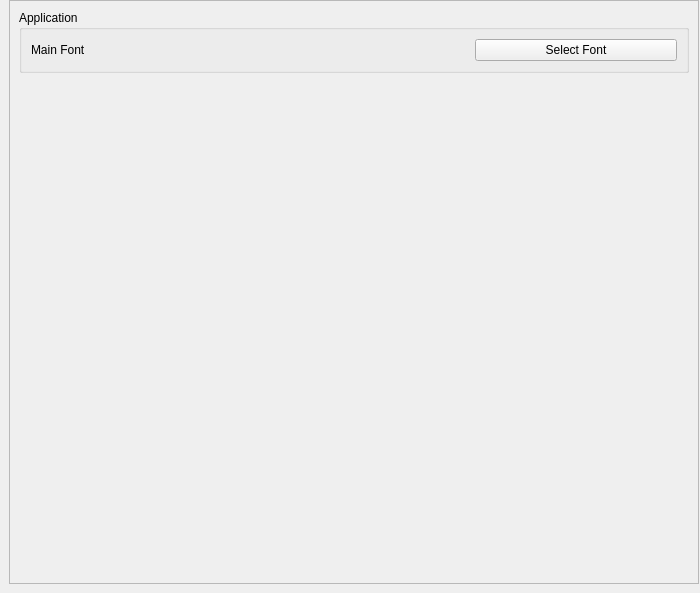
<?xml version="1.0" encoding="UTF-8"?>
<ui version="4.0">
 <class>Form</class>
 <widget class="QWidget" name="Form">
  <property name="geometry">
   <rect>
    <x>0</x>
    <y>0</y>
    <width>700</width>
    <height>593</height>
   </rect>
  </property>
  <property name="windowTitle">
   <string>Form</string>
  </property>
  <layout class="QHBoxLayout" name="horizontalLayout">
   <property name="leftMargin">
    <number>9</number>
   </property>
   <property name="topMargin">
    <number>0</number>
   </property>
   <property name="rightMargin">
    <number>1</number>
   </property>
   <property name="bottomMargin">
    <number>9</number>
   </property>
   <item>
    <widget class="QScrollArea" name="scrollArea">
     <property name="frameShape">
      <enum>QFrame::StyledPanel</enum>
     </property>
     <property name="frameShadow">
      <enum>QFrame::Sunken</enum>
     </property>
     <property name="verticalScrollBarPolicy">
      <enum>Qt::ScrollBarAsNeeded</enum>
     </property>
     <property name="widgetResizable">
      <bool>true</bool>
     </property>
     <widget class="QWidget" name="scrollAreaWidgetContents">
      <property name="geometry">
       <rect>
        <x>0</x>
        <y>0</y>
        <width>688</width>
        <height>78</height>
       </rect>
      </property>
      <property name="sizePolicy">
       <sizepolicy hsizetype="Preferred" vsizetype="Maximum">
        <horstretch>0</horstretch>
        <verstretch>0</verstretch>
       </sizepolicy>
      </property>
      <layout class="QVBoxLayout" name="verticalLayout_2">
       <item>
        <layout class="QVBoxLayout" name="verticalLayout">
         <property name="spacing">
          <number>3</number>
         </property>
         <property name="sizeConstraint">
          <enum>QLayout::SetMaximumSize</enum>
         </property>
         <item>
          <widget class="QGroupBox" name="application_box">
           <property name="sizePolicy">
            <sizepolicy hsizetype="Preferred" vsizetype="Maximum">
             <horstretch>0</horstretch>
             <verstretch>0</verstretch>
            </sizepolicy>
           </property>
           <property name="title">
            <string>Application</string>
           </property>
           <layout class="QVBoxLayout" name="verticalLayout_3">
            <item>
             <layout class="QHBoxLayout" name="horizontalLayout_2">
              <item>
               <widget class="QLabel" name="main_font_label">
                <property name="text">
                 <string>Main Font</string>
                </property>
               </widget>
              </item>
              <item>
               <widget class="QPushButton" name="main_font">
                <property name="maximumSize">
                 <size>
                  <width>202</width>
                  <height>16777215</height>
                 </size>
                </property>
                <property name="text">
                 <string>Select Font</string>
                </property>
               </widget>
              </item>
             </layout>
            </item>
           </layout>
          </widget>
         </item>
        </layout>
       </item>
      </layout>
     </widget>
    </widget>
   </item>
  </layout>
 </widget>
 <resources/>
 <connections/>
</ui>
